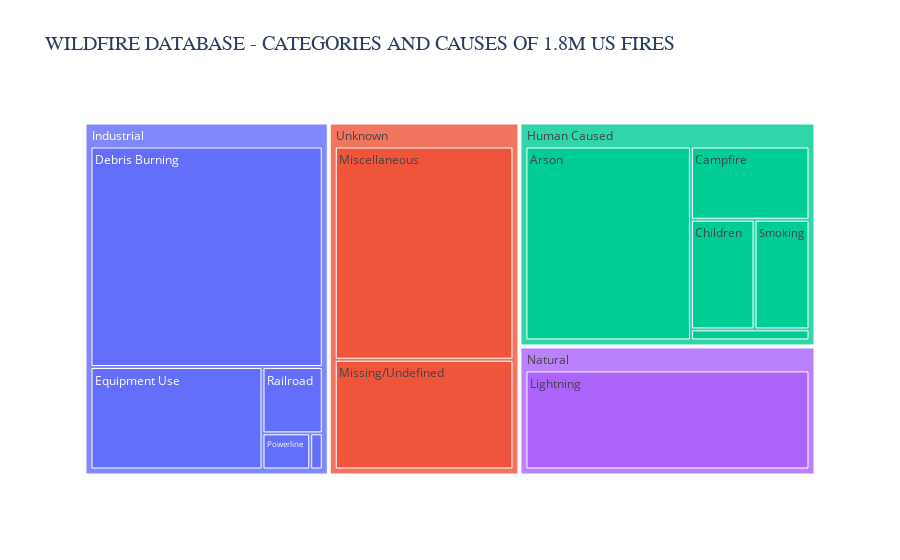

Notebook cell for this chart:
### Code cell
figure3.update_layout(
        title_font_size=20,
        title_font_family='Arial')

### Figure 1 — Plotly figure (JSON) as saved in the notebook; plotly's stock layout.template omitted (floating-point values rounded to 4 significant figures)
{"data": [{"branchvalues": "total", "domain": {"x": [0, 1], "y": [0, 1]}, "hovertemplate": "labels=%{label}<br>CountFires=%{value}<br>parent=%{parent}<br>id=%{id}<extra></extra>", "ids": ["Human Caused/Arson", "Human Caused/Campfire", "Human Caused/Children", "Industrial/Debris Burning", "Industrial/Equipment Use", "Human Caused/Fireworks", "Natural/Lightning", "Unknown/Miscellaneous", "Unknown/Missing/Undefined", "Industrial/Powerline", "Industrial/Railroad", "Human Caused/Smoking", "Industrial/Structure", "Human Caused", "Industrial", "Natural", "Unknown"], "labels": ["Arson", "Campfire", "Children", "Debris Burning", "Equipment Use", "Fireworks", "Lightning", "Miscellaneous", "Missing/Undefined", "Powerline", "Railroad", "Smoking", "Structure", "Human Caused", "Industrial", "Natural", "Unknown"], "name": "", "parents": ["Human Caused", "Human Caused", "Human Caused", "Industrial", "Industrial", "Human Caused", "Natural", "Unknown", "Unknown", "Industrial", "Industrial", "Human Caused", "Industrial", "", "", "", ""], "type": "treemap", "values": [281455, 76139, 61167, 429028, 147612, 11500, 278468, 323805, 166723, 14448, 33455, 52869, 3796, 483130, 628339, 278468, 490528]}], "layout": {"legend": {"tracegroupgap": 0}, "title": {"font": {"family": "Arial", "size": 20}, "text": "    WILDFIRE DATABASE - CATEGORIES AND CAUSES OF 1.8M US FIRES"}}}
